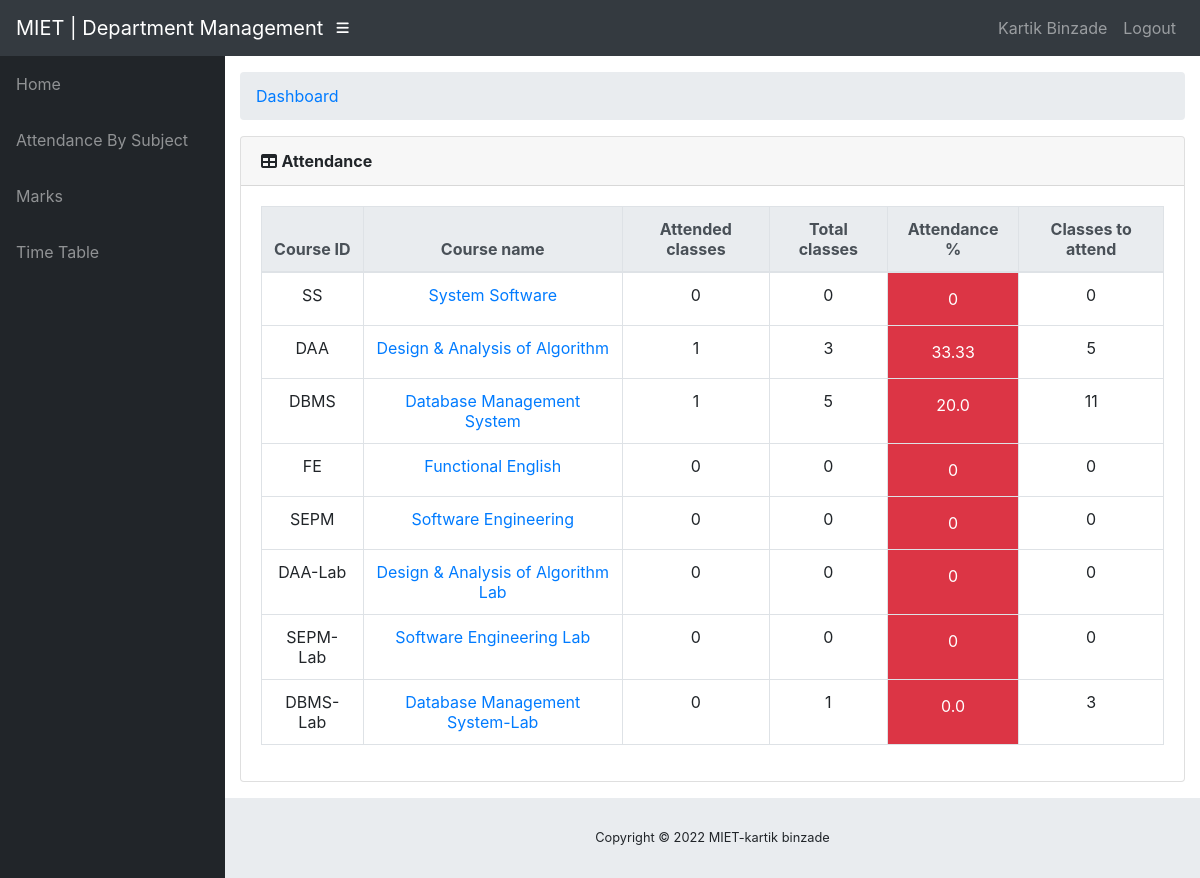
Screenshot of /info/student/CO6A49/attendance/ (signed in) with the database file from the repository.
### info/models.py (models this page shows, shortened)
class User(AbstractUser):
    @property
    def is_student(self):
        if hasattr(self, 'student'):
            return True
        return False

class Student(models.Model):
    user = models.OneToOneField(User, on_delete=models.CASCADE, null=True)
    class_id = models.ForeignKey(Class, on_delete=models.CASCADE, default=1)
    USN = models.CharField(primary_key='True', max_length=100)
    name = models.CharField(max_length=200)
    sex = models.CharField(max_length=50, choices=sex_choice, default='Male')
    DOB = models.DateField(default='1998-01-01')
    def __str__(self):
        return self.name

class AttendanceTotal(models.Model):
    course = models.ForeignKey(Course, on_delete=models.CASCADE)
    student = models.ForeignKey(Student, on_delete=models.CASCADE)
    class Meta:
        unique_together = (('student', 'course'),)
    @property
    def att_class(self):
        stud = Student.objects.get(name=self.student)
        cr = Course.objects.get(name=self.course)
        att_class = Attendance.objects.filter(
            course=cr, student=stud, status='True').count()
        return att_class
    @property
    def total_class(self):
        stud = Student.objects.get(name=self.student)
        cr = Course.objects.get(name=self.course)
        total_class = Attendance.objects.filter(
            course=cr, student=stud).count()
        return total_class
    @property
    def attendance(self):
        stud = Student.objects.get(name=self.student)
        cr = Course.objects.get(name=self.course)
        total_class = Attendance.objects.filter(
            course=cr, student=stud).count()
        att_class = Attendance.objects.filter(
            course=cr, student=stud, status='True').count()
        if total_class == 0:
            attendance = 0
        else:
            attendance = round(att_class / total_class * 100, 2)
        return attendance
    @property
    def classes_to_attend(self):
        stud = Student.objects.get(name=self.student)
        cr = Course.objects.get(name=self.course)
        total_class = Attendance.objects.filter(
            course=cr, student=stud).count()
        att_class = Attendance.objects.filter(
            course=cr, student=stud, status='True').count()
        cta = math.ceil((0.75 * total_class - att_class) / 0.25)
        if cta < 0:
            return 0
        return cta

class Course(models.Model):
    dept = models.ForeignKey(Dept, on_delete=models.CASCADE)
    id = models.CharField(primary_key='True', max_length=50)
    name = models.CharField(max_length=50)
    shortname = models.CharField(max_length=50, default='X')
    def __str__(self):
        return self.name

### info/views.py (the view)
# urls.py: path('attendance/', api_view.AttendanceView.as_view()),
@login_required()
def attendance(request, stud_id):
    stud = Student.objects.get(USN=stud_id)
    ass_list = Assign.objects.filter(class_id_id=stud.class_id)
    att_list = []
    for ass in ass_list:
        try:
            a = AttendanceTotal.objects.get(student=stud, course=ass.course)
        except AttendanceTotal.DoesNotExist:
            a = AttendanceTotal(student=stud, course=ass.course)
            a.save()
        att_list.append(a)
    return render(request, 'info/attendance.html', {'att_list': att_list})

### info/templates/info/attendance.html (shortened to what this page needs)
{% extends 'info/base.html' %} {% load static %} {% block content %}
<div class="card mb-3">
  <div class="card-header">
    <i class="fas fa-table"></i>
    <b>Attendance</b>
  </div>
  <div class="card-body">
    <div class="table-responsive">
      <table
        class="table table-bordered text-center"
        id="dataTable"
        width="100%"
        cellspacing="0"
      >
        <thead class="thead-light">
          <tr>
            <th>Course ID</th>
            <th>Course name</th>
            <th>Attended classes</th>
            <th>Total classes</th>
            <th>Attendance %</th>
            <th>Classes to attend</th>
          </tr>
        </thead>
        <tbody>
          {% for a in att_list %}
          <tr>
            <td>{{ a.course_id }}</td>
            <td>
              <a href="{% url 'attendance_detail' a.student.USN a.course.id %}"
                >{{a.course.name}}</a
              >
            </td>
            <td>{{ a.att_class }}</td>
            <td>{{ a.total_class }}</td>
            {% if a.attendance < 75 %}
            <td class="p-3 mb-2 bg-danger text-white">{{ a.attendance }}</td>
            {% else %}
            <td class="p-3 mb-2 bg-success text-white">{{ a.attendance }}</td>
            {% endif %}
            <td>{{ a.classes_to_attend }}</td>
          </tr>
          {% empty %}
          <p>student has no courses</p>
          {% endfor %}
        </tbody>
      </table>
    </div>
  </div>
</div>
{% endblock %}

### info/templates/info/base.html (shortened to what this page needs)
<!DOCTYPE html>
<html lang="en">
  <head>
    {% load static %}
    <link
      href="{% static '/info/bootstrap/vendor/bootstrap/css/bootstrap.min.css' %}"
      rel="stylesheet"
    />
    <link
      href="{% static '/info/bootstrap/vendor/fontawesome-free/css/all.min.css' %}"
      rel="stylesheet"
      type="text/css"
    />
    <link
      href="{% static '/info/bootstrap/vendor/datatables/dataTables.bootstrap4.css' %}"
      rel="stylesheet"
    />
    <link
      href="{% static '/info/bootstrap/css/sb-admin.css' %}"
      rel="stylesheet"
    />
  </head>
  <body id="page-top">
    <nav class="navbar navbar-expand navbar-dark bg-dark static-top">
      <a class="navbar-brand mr-1" href="{% url 'index' %}"
        >MIET | Department Management</a
      >
      <button
        class="btn btn-link btn-sm text-white order-1 order-sm-0"
        id="sidebarToggle"
        href="#"
      >
        <i class="fas fa-bars"></i>
      </button>
      <div class="collapse navbar-collapse" id="navbarResponsive">
        <ul class="navbar-nav ml-auto">
          <li class="nav-item">
            {% if request.user.is_student %}
            <a class="nav-link text-capitalize"
              >{{ request.user.student.name }}</a
            >
            {% elif request.user.is_teacher %}
            <a class="nav-link text-capitalize"
              >{{ request.user.teacher.name }}</a
            >
            {% endif %}
          </li>
          <li class="nav-item">
            <a
              class="nav-link"
              href="#"
              data-toggle="modal"
              data-target="#logoutModal"
              >Logout</a
            >
          </li>
        </ul>
      </div>
    </nav>
    <div id="wrapper">
      <ul class="sidebar navbar-nav">
        <li class="nav-item">
          <a class="nav-link" href="{% url 'index' %}">
            <span>Home</span>
          </a>
        </li>
        {% if request.user.is_student %}
        <li class="nav-item">
          <a
            class="nav-link"
            href="{% url 'attendance' request.user.student.USN %}"
          >
            <span>Attendance By Subject</span>
          </a>
        </li>
        <li class="nav-item">
          <a
            class="nav-link"
            href="{% url 'marks_list' request.user.student.USN %}"
          >
            <span>Marks</span>
          </a>
        </li>
        <li class="nav-item">
          <a
            class="nav-link"
            href="{% url 'timetable' request.user.student.class_id_id %}"
          >
            <span>Time Table</span>
          </a>
        </li>
        {% endif %}
      </ul>
      <div id="content-wrapper">
        <div class="container-fluid">
          <ol class="breadcrumb">
            <li class="breadcrumb-item">
              <a href="/">Dashboard</a>
            </li>
          </ol>
          {% block content %} {% endblock %}
        </div>
        <footer class="sticky-footer">
          <div class="container my-auto">
            <div class="copyright text-center my-auto">
              <span>Copyright © 2022 MIET-kartik binzade</span>
            </div>
          </div>
        </footer>
      </div>
    </div>
  </body>
</html>

### rows the page displays
User: user.student.name "Kartik Binzade"
AttendanceTotal: course_id "SS", course.name "System Software", att_class "0", total_class "0", attendance "0", classes_to_attend "0"
AttendanceTotal: course_id "DAA", course.name "Design & Analysis of Algorithm", att_class "1", total_class "3", attendance "33.33", classes_to_attend "5"
AttendanceTotal: course_id "DBMS", course.name "Database Management System", att_class "1", total_class "5", attendance "20.0", classes_to_attend "11"
AttendanceTotal: course_id "FE", course.name "Functional English", att_class "0", total_class "0", attendance "0", classes_to_attend "0"
AttendanceTotal: course_id "SEPM", course.name "Software Engineering", att_class "0", total_class "0", attendance "0", classes_to_attend "0"
AttendanceTotal: course_id "DAA-Lab", course.name "Design & Analysis of Algorithm Lab", att_class "0", total_class "0", attendance "0", classes_to_attend "0"
AttendanceTotal: course_id "SEPM-Lab", course.name "Software Engineering Lab", att_class "0", total_class "0", attendance "0", classes_to_attend "0"
AttendanceTotal: course_id "DBMS-Lab", course.name "Database Management System-Lab", att_class "0", total_class "1", attendance "0.0", classes_to_attend "3"
